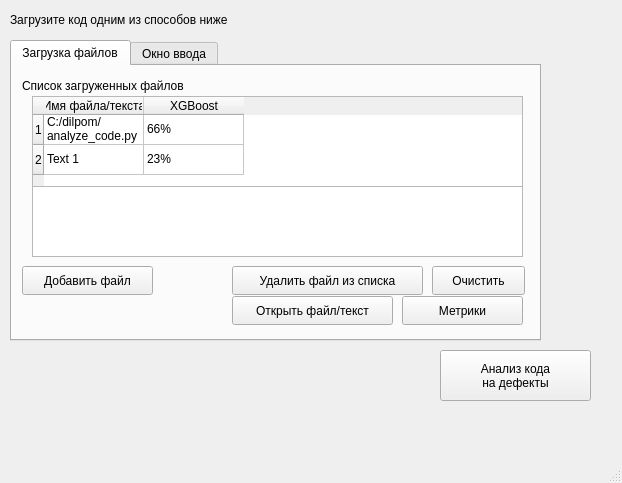
<?xml version="1.0" encoding="UTF-8"?>
<ui version="4.0">
 <class>mainWindow</class>
 <widget class="QMainWindow" name="mainWindow">
  <property name="geometry">
   <rect>
    <x>0</x>
    <y>0</y>
    <width>622</width>
    <height>483</height>
   </rect>
  </property>
  <property name="windowTitle">
   <string>Дипломная работа 2024</string>
  </property>
  <widget class="QWidget" name="centralwidget">
   <widget class="QTabWidget" name="tabWidget">
    <property name="geometry">
     <rect>
      <x>10</x>
      <y>40</y>
      <width>531</width>
      <height>301</height>
     </rect>
    </property>
    <property name="currentIndex">
     <number>0</number>
    </property>
    <widget class="QWidget" name="tab">
     <attribute name="title">
      <string>Загрузка файлов</string>
     </attribute>
     <widget class="QPushButton" name="pushButton">
      <property name="geometry">
       <rect>
        <x>10</x>
        <y>200</y>
        <width>131</width>
        <height>29</height>
       </rect>
      </property>
      <property name="text">
       <string>Добавить файл</string>
      </property>
     </widget>
     <widget class="QPushButton" name="pushButton_2">
      <property name="geometry">
       <rect>
        <x>220</x>
        <y>200</y>
        <width>191</width>
        <height>29</height>
       </rect>
      </property>
      <property name="text">
       <string>Удалить файл из списка</string>
      </property>
     </widget>
     <widget class="QPushButton" name="pushButton_3">
      <property name="geometry">
       <rect>
        <x>420</x>
        <y>200</y>
        <width>93</width>
        <height>29</height>
       </rect>
      </property>
      <property name="text">
       <string>Очистить</string>
      </property>
     </widget>
     <widget class="QLabel" name="label_3">
      <property name="geometry">
       <rect>
        <x>10</x>
        <y>10</y>
        <width>221</width>
        <height>20</height>
       </rect>
      </property>
      <property name="text">
       <string>Список загруженных файлов</string>
      </property>
     </widget>
     <widget class="QListWidget" name="listWidget">
      <property name="geometry">
       <rect>
        <x>20</x>
        <y>120</y>
        <width>491</width>
        <height>71</height>
       </rect>
      </property>
     </widget>
     <widget class="QPushButton" name="pushButton_6">
      <property name="geometry">
       <rect>
        <x>390</x>
        <y>230</y>
        <width>121</width>
        <height>29</height>
       </rect>
      </property>
      <property name="text">
       <string>Метрики</string>
      </property>
     </widget>
     <widget class="QPushButton" name="pushButton_7">
      <property name="geometry">
       <rect>
        <x>220</x>
        <y>230</y>
        <width>161</width>
        <height>29</height>
       </rect>
      </property>
      <property name="text">
       <string>Открыть файл/текст</string>
      </property>
     </widget>
     <widget class="QTableWidget" name="tableWidget">
      <property name="geometry">
       <rect>
        <x>20</x>
        <y>30</y>
        <width>491</width>
        <height>91</height>
       </rect>
      </property>
      <row/>
      <row/>
      <column>
       <property name="text">
        <string>Имя файла/текста</string>
       </property>
      </column>
      <column>
       <property name="text">
        <string>XGBoost</string>
       </property>
      </column>
      <item row="0" column="0">
       <property name="text">
        <string>C:/dilpom/analyze_code.py</string>
       </property>
      </item>
      <item row="0" column="1">
       <property name="text">
        <string>66%</string>
       </property>
      </item>
      <item row="1" column="0">
       <property name="text">
        <string>Text 1</string>
       </property>
      </item>
      <item row="1" column="1">
       <property name="text">
        <string>23%</string>
       </property>
      </item>
     </widget>
    </widget>
    <widget class="QWidget" name="tab_2">
     <attribute name="title">
      <string>Окно ввода</string>
     </attribute>
     <widget class="QLabel" name="label">
      <property name="geometry">
       <rect>
        <x>10</x>
        <y>10</y>
        <width>499</width>
        <height>20</height>
       </rect>
      </property>
      <property name="text">
       <string>Введите текст</string>
      </property>
     </widget>
     <widget class="QTextEdit" name="textEdit">
      <property name="geometry">
       <rect>
        <x>20</x>
        <y>40</y>
        <width>491</width>
        <height>151</height>
       </rect>
      </property>
     </widget>
     <widget class="QPushButton" name="pushButton_4">
      <property name="geometry">
       <rect>
        <x>400</x>
        <y>200</y>
        <width>111</width>
        <height>29</height>
       </rect>
      </property>
      <property name="text">
       <string>Загрузить</string>
      </property>
     </widget>
    </widget>
   </widget>
   <widget class="QLabel" name="label_2">
    <property name="geometry">
     <rect>
      <x>10</x>
      <y>10</y>
      <width>261</width>
      <height>20</height>
     </rect>
    </property>
    <property name="text">
     <string>Загрузите код одним из способов ниже</string>
    </property>
   </widget>
   <widget class="QPushButton" name="pushButton_5">
    <property name="geometry">
     <rect>
      <x>440</x>
      <y>350</y>
      <width>151</width>
      <height>51</height>
     </rect>
    </property>
    <property name="text">
     <string>Анализ кода 
на дефекты</string>
    </property>
   </widget>
  </widget>
  <widget class="QMenuBar" name="menubar">
   <property name="geometry">
    <rect>
     <x>0</x>
     <y>0</y>
     <width>622</width>
     <height>22</height>
    </rect>
   </property>
  </widget>
  <widget class="QStatusBar" name="statusbar"/>
 </widget>
 <resources/>
 <connections>
  <connection>
   <sender>pushButton_3</sender>
   <signal>clicked()</signal>
   <receiver>listWidget</receiver>
   <slot>clear()</slot>
   <hints>
    <hint type="sourcelabel">
     <x>478</x>
     <y>309</y>
    </hint>
    <hint type="destinationlabel">
     <x>277</x>
     <y>210</y>
    </hint>
   </hints>
  </connection>
 </connections>
</ui>
